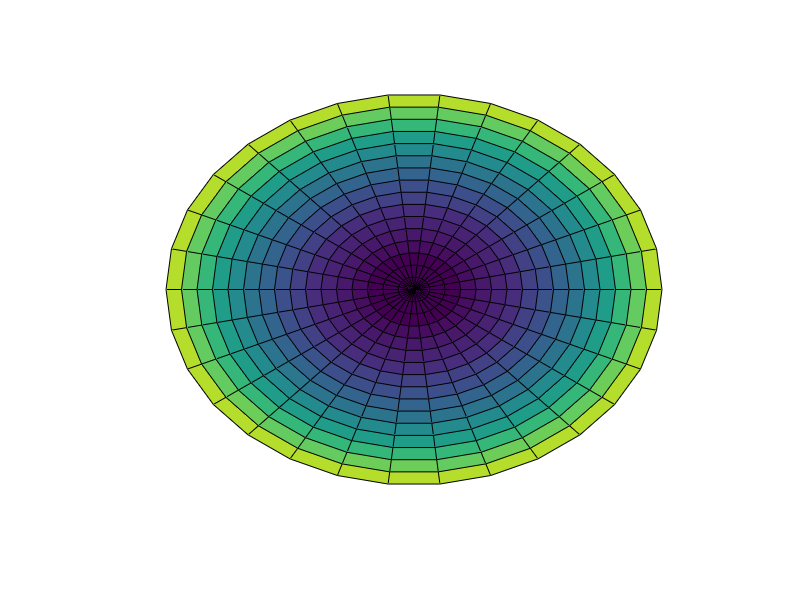

MATLAB code for this plot:

[r,t] = meshgrid(0:.3:5,0:pi/15:(2*pi));
R=5;
% Convert to Cartesian
x = r.*cos(t);
y = r.*sin(t);
z = (R^2-(x.^2+y.^2))
% h = polar(x,y);
hold on;

% Hide the POLAR function data and leave annotations
% set(h,'Visible','off')
% Turn off axes and set square aspect ratio
% axis equal
axis off
surf(x,y,-z)
% alpha 0.5
